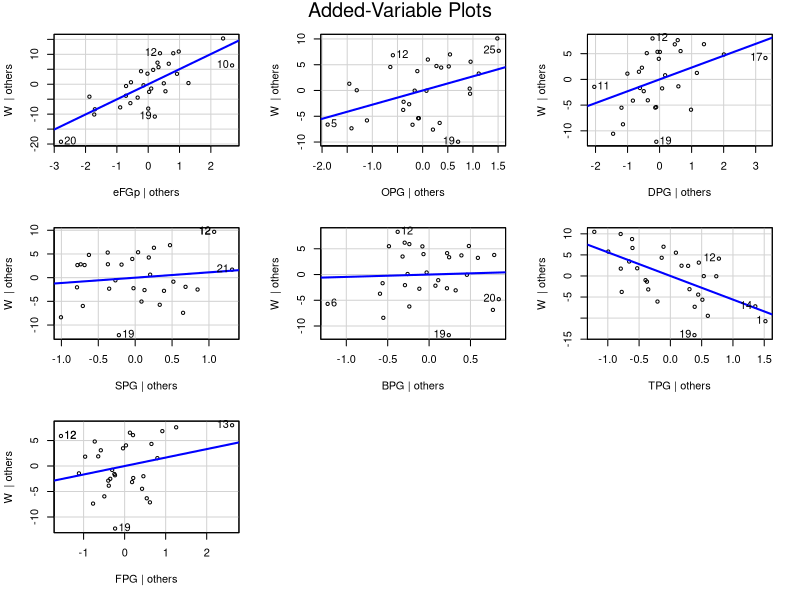
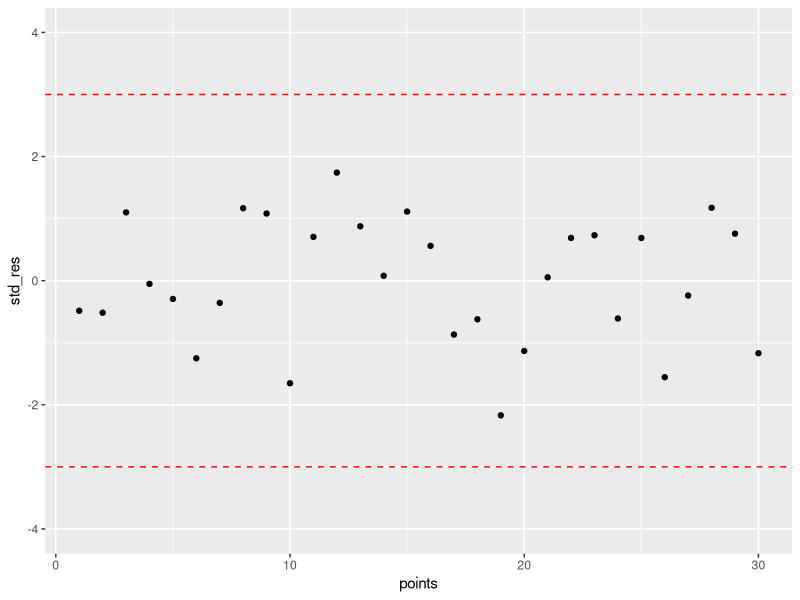
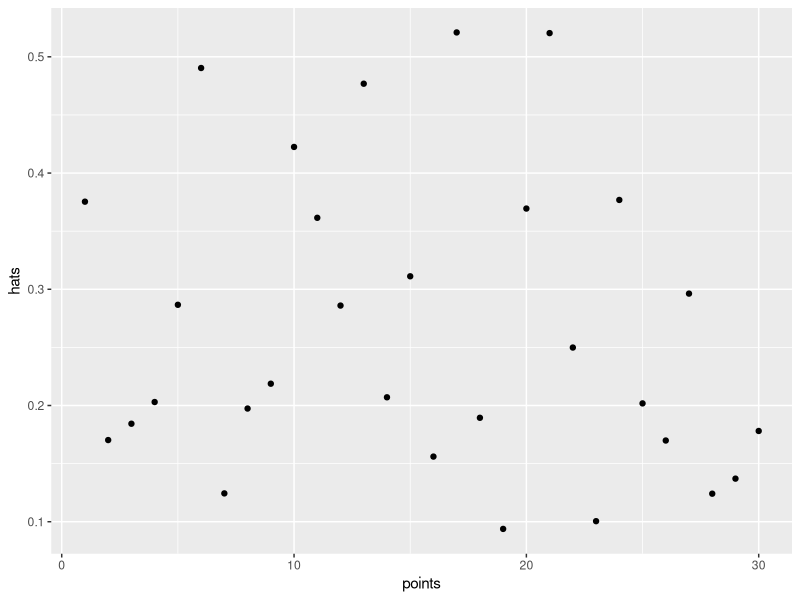
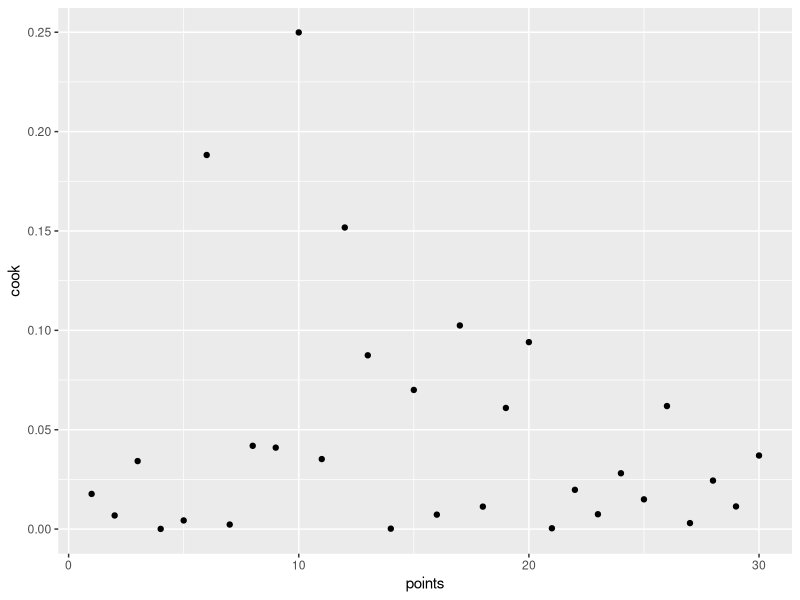
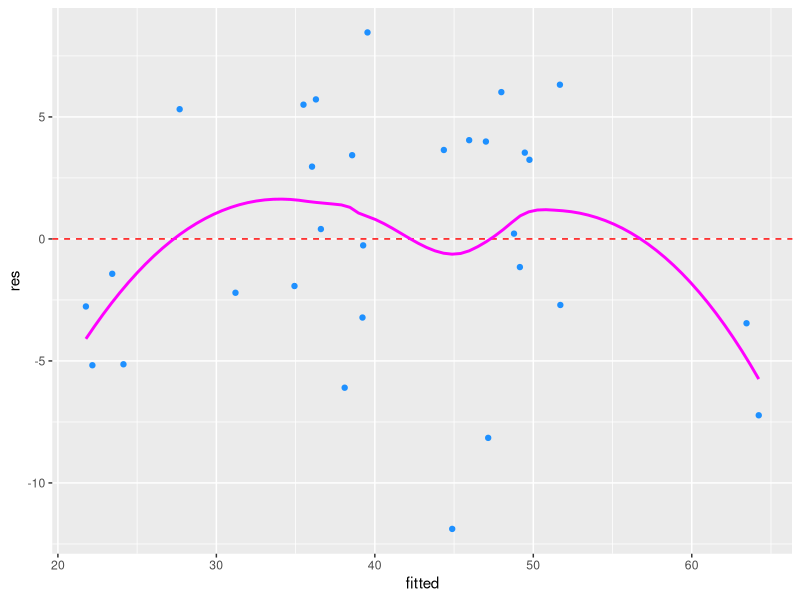
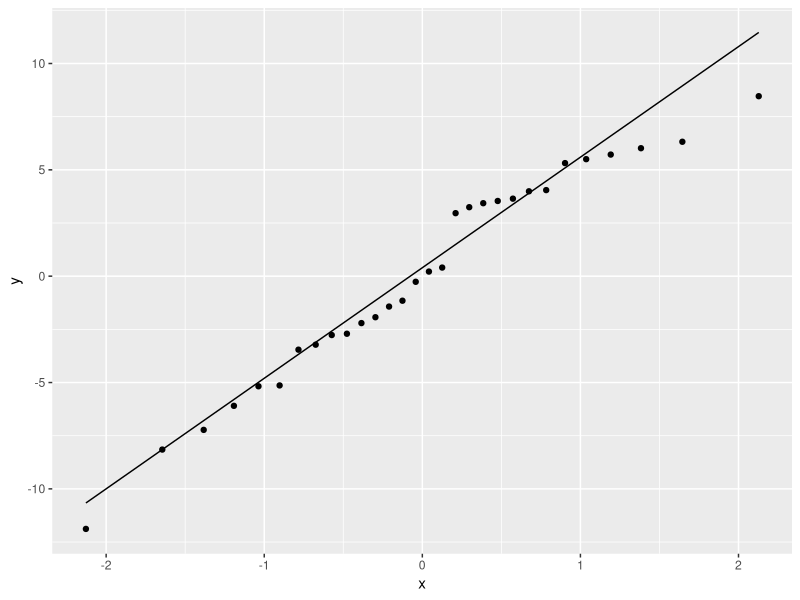
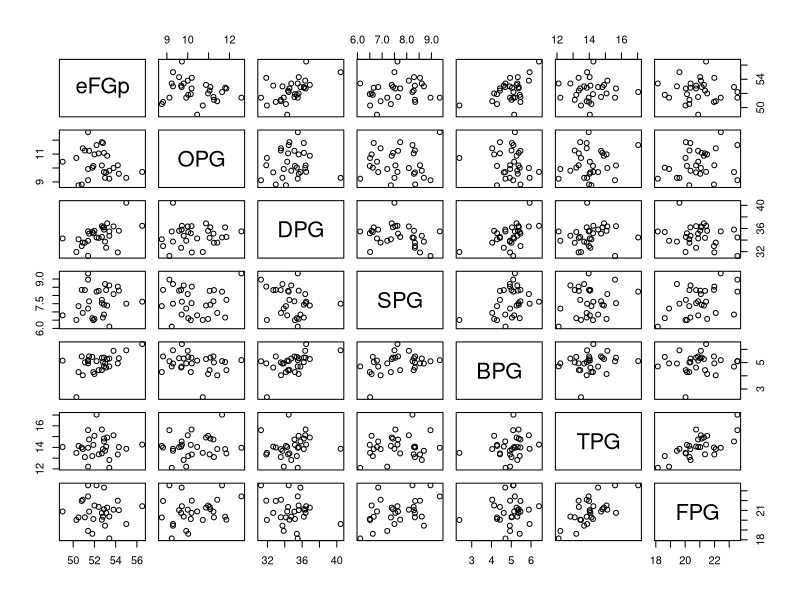

These figures' R source, in order:
## Multiple Regression to Predict Wins



## Load Relevant Packages

library(tidyverse)
library(broom)
library(car)


## Reading in the Data

teams <- read_csv("data/processed/team_stats_final.csv")


## Finding the Most Logical Regression Model


teams <- teams %>%
  mutate(eFGp = eFGp * 100,
         TSp = TSp * 100)

## The above code mutates the percentage values to be out of 100, making the regression model more logical.

## The following code runs a regression model of Wins against all other variables. It then prints a tidy version of
## equation, which follows the form y = mx + b, where m is the slope coefficient for the x variable & b is the
## y intercept.


  
fit_teams <- lm(W ~ eFGp + PPG + APG + OPG + DPG + SPG + BPG + TPG + FPG, data = teams)

tidy(fit_teams, conf.int = TRUE)

## It seems from this that more points equals less chance of a win, along with assists, blocks & turnovers.
## As turnovers are considered negative this is fine, but the others are concerning. PPG, deemed the most negative
## influence on wins, will be removed and the model will be re-run.


fit_teams <- lm(W ~ eFGp + APG + OPG + DPG + SPG + BPG + TPG + FPG, data = teams)

tidy(fit_teams, conf.int = TRUE)

## This model fits better, but assists per game is still deemed a negative influence. Will removing it change 
## things?


fit_teams <- lm(W ~ eFGp + OPG + DPG + SPG + BPG + TPG + FPG, data = teams)

tidy(fit_teams, conf.int = TRUE)

## This model seems adequate. What this points out is that it wins are not really about getting more points or
## assists, but about being efficient when you have the ball. What's interesting to note is that the more fouls
## committed the more likely a team increases their win chance. Maybe this is due to the chance that a fouled
## player will miss one or more of their free throws, decreasing opposition points.



## Independence of Observations

car::durbinWatsonTest(fit_teams)

## The value D-W stat value of approximately 2 meets the assumption that there is independence of observations.


## Linearity

car::avPlots(fit_teams)

## This plot demonstrates that there is a linear relationship between the response variable and each explanatory
## variable.



## Detecting Outliers

std_res <- rstandard(fit_teams)
points <- 1 : length(std_res)

ggplot(NULL, aes(points, std_res)) +
  geom_point() +
  ylim(c(-4, 4)) +
  geom_hline(yintercept = c(-3, 3), colour = "red", linetype = "dashed")

## The above code considers the residuals of single data points and comapares against the residuals of other
## data points. Looking at the plot it is evident that there are no outliers present.



## Detecting High Leverage Points

hats <- hatvalues(fit_teams)


ggplot(NULL, aes(points, hats)) +
  geom_point()
  
## Most of the points have the potential for leverage, but none significantly stand out against the others.



## Detecting Influential Points


cook <- cooks.distance(fit_teams)


ggplot(NULL, aes(points, cook)) +
  geom_point()

## Point 10 (Golden State Warriors) is considered highly influential, but as it is not considered an outlier
## it will not be removed from the regression model.


## Homoscedasticity

res <- residuals(fit_teams)
fitted <- predict(fit_teams)

ggplot(NULL, aes(fitted, res)) +
  geom_point(colour = "dodgerblue") +
  geom_hline(yintercept = 0, colour = "red", linetype = "dashed") +
  geom_smooth(se = FALSE, colour = "magenta")


## The above code plots residuals against fitted values of the equation, andshows that there is
## constant variance across all values of the x variable. Therefore the data shows homoscedasticity.



## Normality of Residuals

ggplot(NULL, aes(sample = res)) +
  stat_qq() +
  stat_qq_line()

## The strong adherence to the line of best fit implies that the residuals display normality.



## Multicollinearity

pairs(formula = ~ eFGp + OPG + DPG + SPG + BPG + TPG + FPG, data = teams)


## This plot shows that there is no linear relationship between any explanatory variable.


sqrt(car::vif(fit_teams))

## Variance Inflation Factor of approximately 1 also shows that there is no multicollinearity in the model.


## Model Testing

teams <- teams %>%
  mutate(XPW = predict(fit_teams))

teams_model <- teams %>%
  ggplot(aes(XPW, W)) +
  geom_point(colour = "dodgerblue") +
  geom_abline(linetype = "dashed", colour = "magenta")